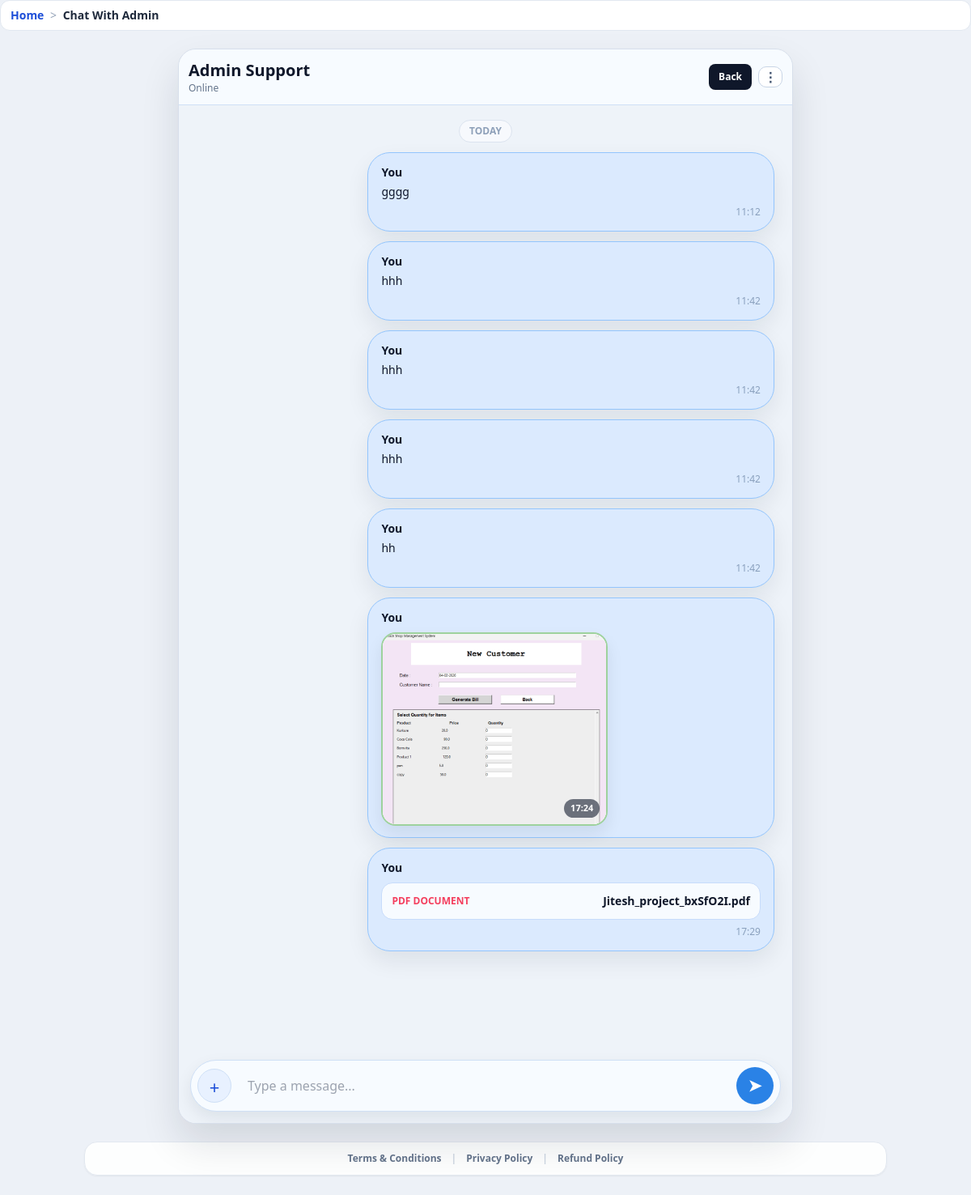
Before: /chat/ (signed in) with the older database file.
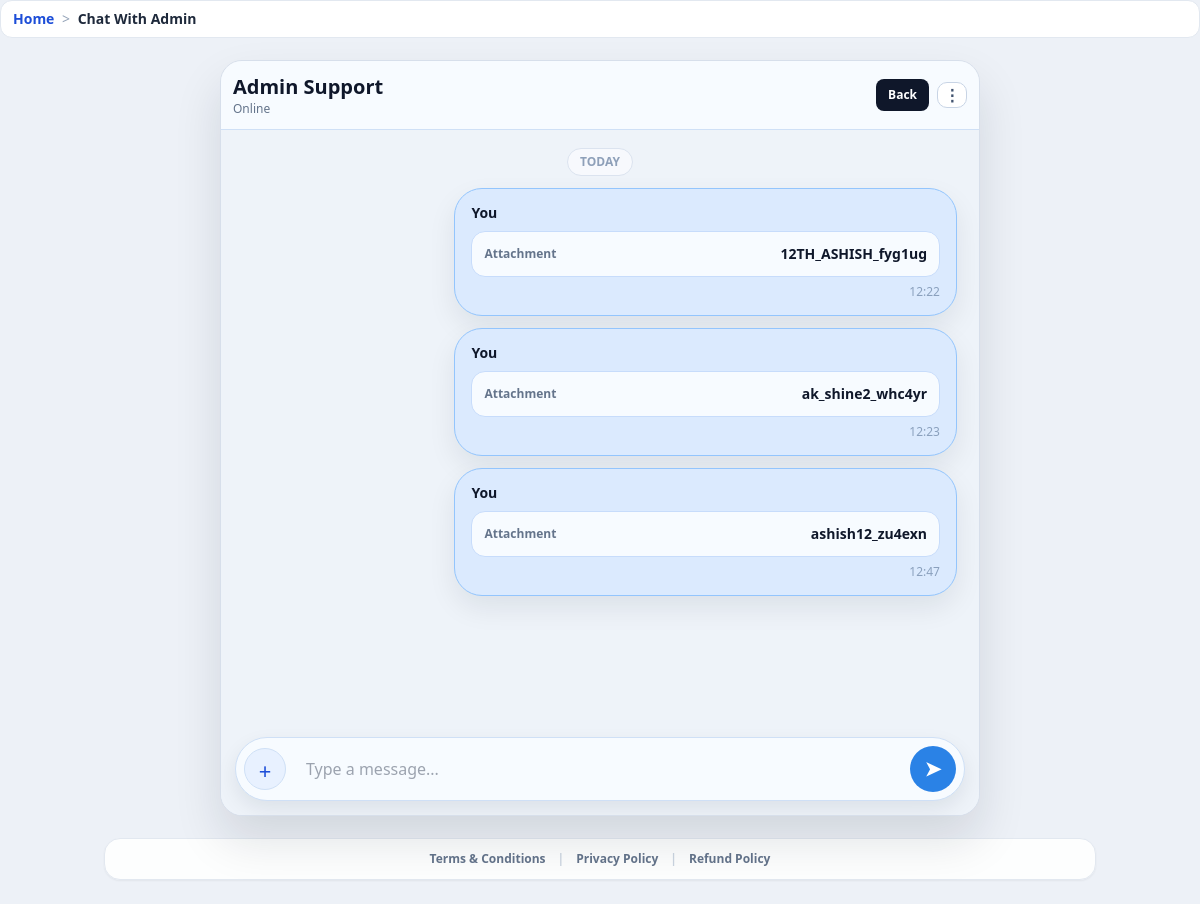
After: the same page with the newer database file.
### accounts/models.py (models this page shows, shortened)
class ChatMessage(models.Model):
    profile = models.ForeignKey(UserProfile, on_delete=models.CASCADE, related_name="chat_messages")
    from_admin = models.BooleanField(default=False)
    message = models.TextField(blank=True)
    attachment = models.FileField(upload_to="chat_attachments/", null=True, blank=True)
    created_at = models.DateTimeField(auto_now_add=True)
    class Meta:
        ordering = ["created_at", "id"]

### core/views.py (the view, shortened to what this page needs)
# urls.py: path("chat/", views.user_chat, name="user_chat"),
@login_required
def user_chat(request):
    profile, _ = UserProfile.objects.get_or_create(user=request.user)
    messages_qs = _decorate_chat_messages(profile.chat_messages.all())
    return render(
        request,
        "portal_main/user_chat.html",
        {
            "profile": profile,
            "chat_enabled": profile.chat_enabled,
            "chat_messages": messages_qs,
        },
    )

### core/context_processors.py (called while the page is built)
def _humanize_slug(text):
    value = str(text or "").strip().replace("-", " ").replace("_", " ")
    if value.isdigit():
        return f"#{value}"
    return value.title() if value else "Page"

def breadcrumbs(request):
    path = (getattr(request, "path", "") or "/").split("?", 1)[0]
    if not path.startswith("/"):
        path = f"/{path}"
    crumbs = [{"label": "Home", "url": "/"}]
    if path == "/":
        return {"breadcrumbs": crumbs}
    running = ""
    for part in [p for p in path.strip("/").split("/") if p]:
        running += f"/{part}"
        url = f"{running}/"
        label = _humanize_slug(part)
        try:
            match = resolve(url)
            label = NAME_LABELS.get(match.url_name, label)
        except Resolver404:
            pass
        crumbs.append({"label": label, "url": url})
    deduped = [crumbs[0]]
    for item in crumbs[1:]:
        if item["label"] == deduped[-1]["label"] and item["url"] == deduped[-1]["url"]:
            continue
        deduped.append(item)
    return {"breadcrumbs": deduped}

### core/views.py (called while the page is built)
def _attachment_kind(file_ref):
    if hasattr(file_ref, "url") or hasattr(file_ref, "name"):
        file_name = getattr(file_ref, "name", "") or ""
        try:
            file_url = getattr(file_ref, "url", "") or ""
        except Exception:
            file_url = ""
    else:
        file_name = str(file_ref or "")
        file_url = str(file_ref or "")
    lower_name = (file_name or "").lower()
    lower_url = (file_url or "").lower()
    if lower_name.endswith(".pdf"):
        return "pdf"
    if lower_name.endswith(IMAGE_EXTENSIONS):
        return "image"
    if "res.cloudinary.com" in lower_url and "/image/" in lower_url:
        return "image"
    if "res.cloudinary.com" in lower_url and "/raw/" in lower_url and lower_name.endswith(".pdf"):
        return "pdf"
    return "file"

### templates/portal_main/user_chat.html (shortened to what this page needs)
{% extends 'base.html' %}
{% block body_class %}min-h-screen bg-[#edf1f7] text-slate-900{% endblock %}
{% block page_container_class %}max-w-none mx-auto p-0{% endblock %}
{% block content %}
<div class="chat-shell">
  <header class="chat-header">
    <div class="flex items-center justify-between gap-2">
      <div>
        <h1 class="text-xl font-black">Admin Support</h1>
        <p class="text-xs text-slate-500">{% if chat_enabled %}Online{% else %}Offline{% endif %}</p>
      </div>
      <div class="flex items-center gap-2">
        <a href="{% url 'role_select' %}" class="rounded-lg bg-slate-900 px-3 py-2 text-xs font-bold text-white">Back</a>
        <div class="menu-wrap">
          <button type="button" class="menu-btn header-menu-toggle">⋮</button>
        </div>
      </div>
    </div>
  </header>
  <section class="chat-body" id="chatBody">
    <div class="text-center mb-3"><span class="meta-pill">TODAY</span></div>
    <div id="chatThread" class="space-y-3">
      {% for msg in chat_messages %}
        <div class="bubble {% if msg.from_admin %}bubble-admin{% else %}bubble-user{% endif %}" data-message-row data-message-id="{{ msg.id }}">
          <div class="flex items-center justify-between gap-2">
            <div class="font-semibold text-sm">{% if msg.from_admin %}Admin{% else %}You{% endif %}</div>
          </div>
          {% if msg.message %}<div class="mt-1 text-sm">{{ msg.message|linebreaksbr }}</div>{% endif %}
          {% if msg.attachment %}
            <div class="mt-2">
              {% if msg.attachment_kind == "image" %}
                <div class="att-image-wrap">
                  <img src="{{ msg.attachment_open_url }}" alt="{{ msg.attachment_name }}" class="att-image">
                  <div class="att-image-meta">{{ msg.created_at|date:"H:i" }}</div>
                </div>
              {% elif msg.attachment_kind == "pdf" %}
                <div class="att-box">
                  <div class="text-xs font-semibold text-rose-500">PDF DOCUMENT</div>
                  <div class="text-sm font-bold text-slate-900">{{ msg.attachment_name }}</div>
                </div>
              {% else %}
                <div class="att-box">
                  <div class="text-xs font-semibold text-slate-500">Attachment</div>
                  <div class="text-sm font-bold text-slate-900">{{ msg.attachment_name }}</div>
                </div>
              {% endif %}
            </div>
          {% endif %}
          {% if msg.attachment_kind != "image" %}<div class="msg-line">{{ msg.created_at|date:"H:i" }}</div>{% endif %}
        </div>
      {% empty %}
        <div class="text-sm text-slate-500">No messages yet.</div>
      {% endfor %}
    </div>
  </section>
  <section class="chat-input-wrap">
    <form id="sendMessageForm" method="post" enctype="multipart/form-data" class="chat-input-inner">
      <label for="attachmentInput" class="attach-btn {% if not chat_enabled %}attach-disabled{% endif %}">+</label>
      <input name="message" class="msg-input" placeholder="Type a message..." {% if not chat_enabled %}disabled{% endif %}>
      <button type="submit" class="send-btn disabled:opacity-50" {% if not chat_enabled %}disabled{% endif %}>&#10148;</button>
    </form>
  </section>
</div>
{% endblock %}

### templates/base.html (shortened to what this page needs)
<!DOCTYPE html>
{% load static %}
<html lang="en">
<head>
    <script src="https://cdn.tailwindcss.com"></script>
</head>
<body class="{% block body_class %}min-h-screen bg-slate-100 text-slate-900{% endblock %}">
    <main class="{% block page_container_class %}max-w-5xl mx-auto p-4 md:p-6{% endblock %}">
        {% if breadcrumbs and breadcrumbs|length > 1 %}
        <nav class="mb-4 hidden overflow-x-auto whitespace-nowrap rounded-xl border border-slate-200 bg-white px-3 py-2 text-sm md:block">
            {% for crumb in breadcrumbs %}
                {% if forloop.last %}
                    <span class="font-bold text-slate-800">{{ crumb.label }}</span>
                {% else %}
                    <a href="{{ crumb.url }}" class="font-semibold text-blue-700 hover:underline">{{ crumb.label }}</a>
                    <span class="mx-1 text-slate-400">></span>
                {% endif %}
            {% endfor %}
        </nav>
        {% endif %}
        {% block content %}{% endblock %}
    </main>
    <footer class="max-w-5xl mx-auto px-4 pb-6 text-center text-xs text-slate-500">
        <div class="rounded-2xl border border-slate-200 bg-white/90 px-4 py-3 shadow-sm">
            <div class="flex flex-wrap items-center justify-center gap-3 font-semibold">
                <a href="{% url 'terms_conditions' %}" class="hover:text-blue-700">Terms & Conditions</a>
                <span class="text-slate-300">|</span>
                <a href="{% url 'privacy_policy' %}" class="hover:text-blue-700">Privacy Policy</a>
                <span class="text-slate-300">|</span>
                <a href="{% url 'refund_policy' %}" class="hover:text-blue-700">Refund Policy</a>
            </div>
        </div>
    </footer>
</body>
</html>

### templates/base.html (style rules this page uses)
html, body { height: 100%; }
body { min-height: 100dvh; }

### templates/portal_main/user_chat.html (style rules this page uses)
:root { --chat-bg:#e7f1ff; --chat-bg2:#f7fbff; --chat-border:#cfe0f6; }
.chat-shell { height:100vh; background:linear-gradient(180deg, var(--chat-bg2), var(--chat-bg)); display:flex; flex-direction:column; width:100%; overflow:hidden; }
.chat-header { background:var(--chat-bg2); border-bottom:1px solid var(--chat-border); padding:12px; position:sticky; top:0; z-index:5; }
.chat-body { flex:1; min-height:0; overflow-y:auto; padding:14px 12px 110px; }
.chat-input-wrap { position:fixed; left:0; right:0; bottom:0; padding:10px 12px 14px; background:linear-gradient(180deg, rgba(255,253,242,0), var(--chat-bg2) 55%); }
.chat-input-inner { max-width:460px; margin:0 auto; display:flex; align-items:center; gap:10px; border:1px solid #cfe0f6; background:var(--chat-bg2); border-radius:999px; padding:8px; box-shadow:0 8px 20px rgba(15,23,42,.08); }
.bubble { border-radius:28px; padding:14px 16px; max-width:86%; border:1px solid #d7dfeb; box-shadow:0 12px 28px rgba(15,23,42,.08); }
.bubble-user { background:#dbeafe; border-color:#93c5fd; margin-left:auto; color:#0f172a; }
.att-box { margin-top:8px; border:1px solid #c7dcfb; background:#f7fbff; border-radius:14px; padding:12px; display:flex; align-items:center; justify-content:space-between; gap:10px; }
.msg-line { font-size:12px; color:#8aa0bd; margin-top:6px; text-align:right; }
.menu-wrap { position:relative; }
.menu-btn { border:1px solid #c8d4e5; background:#fff; border-radius:10px; width:30px; height:26px; font-weight:900; color:#41536f; }
#chatThread { padding-right:4px; }
.send-btn { border-radius:999px; width:46px; height:46px; border:none; background:#2a82e6; color:#fff; display:grid; place-items:center; font-size:20px; font-weight:900; }
.attach-btn { border-radius:999px; width:42px; height:42px; border:1px solid #cfe0f6; background:#e8f1ff; color:#1d4ed8; font-size:22px; line-height:42px; text-align:center; cursor:pointer; }
.msg-input { flex:1; background:transparent; border:none; color:#0f172a; font-size:16px; outline:none; }
.meta-pill { display:inline-flex; border-radius:999px; background:#f7f9fd; color:#8ea0b9; border:1px solid #dbe3ef; font-size:12px; font-weight:800; padding:4px 12px; }
@media (min-width: 900px) { .chat-shell { max-width: 760px; margin: 22px auto; height: calc(100vh - 44px); border: 1px solid #d7dfeb; border-radius: 22px; overflow: hidden; box-shadow: 0 24px 48px rgba(15, 23, 42, .12); position: relative; background: #eef3f9; } }
@media (min-width: 900px) { .chat-body { padding: 18px 18px 108px; } }
@media (min-width: 900px) { .chat-input-wrap { position: absolute; left: 0; right: 0; bottom: 0; padding: 10px 14px 14px; background: linear-gradient(180deg, rgba(238,243,249,0), #eef3f9 45%); } }
@media (min-width: 900px) { .chat-input-inner { max-width: none; } }
@media (min-width: 900px) { .bubble { max-width: 70%; } }

Changed rows visible on the page:
removed ChatMessage: from_admin "You", message "gggg", created_at "11:12"
removed ChatMessage: from_admin "You", message "hhh", created_at "11:42"
removed ChatMessage: from_admin "You", message "hhh", created_at "11:42"
removed ChatMessage: from_admin "You", message "hhh", created_at "11:42"
removed ChatMessage: from_admin "You", message "hh", created_at "11:42"
removed ChatMessage: from_admin "You", created_at "17:24"
removed ChatMessage: from_admin "You", attachment_name "Jitesh_project_bxSfO2I.pdf", created_at "17:29"
added ChatMessage: from_admin "You", attachment_name "12TH_ASHISH_fyg1ug", created_at "12:22"
added ChatMessage: from_admin "You", attachment_name "ak_shine2_whc4yr", created_at "12:23"
added ChatMessage: from_admin "You", attachment_name "ashish12_zu4exn", created_at "12:47"
